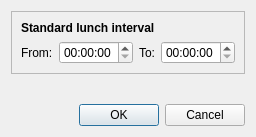
<?xml version="1.0" encoding="UTF-8"?>
<ui version="4.0">
 <class>SettingsDialog</class>
 <widget class="QDialog" name="SettingsDialog">
  <property name="geometry">
   <rect>
    <x>0</x>
    <y>0</y>
    <width>247</width>
    <height>137</height>
   </rect>
  </property>
  <property name="windowTitle">
   <string>MainWindow</string>
  </property>
  <layout class="QGridLayout" name="gridLayout">
   <item row="1" column="0">
    <spacer name="verticalSpacer">
     <property name="orientation">
      <enum>Qt::Vertical</enum>
     </property>
     <property name="sizeHint" stdset="0">
      <size>
       <width>20</width>
       <height>40</height>
      </size>
     </property>
    </spacer>
   </item>
   <item row="0" column="0">
    <widget class="QFrame" name="frame_lunch_time">
     <property name="frameShape">
      <enum>QFrame::StyledPanel</enum>
     </property>
     <property name="frameShadow">
      <enum>QFrame::Raised</enum>
     </property>
     <layout class="QVBoxLayout" name="verticalLayout_2">
      <item>
       <widget class="QLabel" name="lbl_standard_lunch">
        <property name="font">
         <font>
          <weight>75</weight>
          <bold>true</bold>
         </font>
        </property>
        <property name="text">
         <string>Standard lunch interval</string>
        </property>
       </widget>
      </item>
      <item>
       <layout class="QHBoxLayout" name="horizontalLayout">
        <item>
         <widget class="QLabel" name="lbl_time_from">
          <property name="text">
           <string>From:</string>
          </property>
         </widget>
        </item>
        <item>
         <widget class="QTimeEdit" name="time_lunch_from"/>
        </item>
        <item>
         <widget class="QLabel" name="lbl_time_to">
          <property name="text">
           <string>To:</string>
          </property>
         </widget>
        </item>
        <item>
         <widget class="QTimeEdit" name="time_lunch_to"/>
        </item>
        <item>
         <spacer name="horizontalSpacer">
          <property name="orientation">
           <enum>Qt::Horizontal</enum>
          </property>
          <property name="sizeHint" stdset="0">
           <size>
            <width>13</width>
            <height>20</height>
           </size>
          </property>
         </spacer>
        </item>
       </layout>
      </item>
     </layout>
    </widget>
   </item>
   <item row="2" column="0">
    <widget class="QDialogButtonBox" name="buttonBox">
     <property name="standardButtons">
      <set>QDialogButtonBox::Cancel|QDialogButtonBox::Ok</set>
     </property>
    </widget>
   </item>
  </layout>
 </widget>
 <tabstops>
  <tabstop>time_lunch_from</tabstop>
  <tabstop>time_lunch_to</tabstop>
 </tabstops>
 <resources/>
 <connections>
  <connection>
   <sender>buttonBox</sender>
   <signal>accepted()</signal>
   <receiver>SettingsDialog</receiver>
   <slot>accept()</slot>
   <hints>
    <hint type="sourcelabel">
     <x>135</x>
     <y>246</y>
    </hint>
    <hint type="destinationlabel">
     <x>270</x>
     <y>172</y>
    </hint>
   </hints>
  </connection>
  <connection>
   <sender>buttonBox</sender>
   <signal>rejected()</signal>
   <receiver>SettingsDialog</receiver>
   <slot>reject()</slot>
   <hints>
    <hint type="sourcelabel">
     <x>59</x>
     <y>243</y>
    </hint>
    <hint type="destinationlabel">
     <x>176</x>
     <y>201</y>
    </hint>
   </hints>
  </connection>
 </connections>
</ui>
